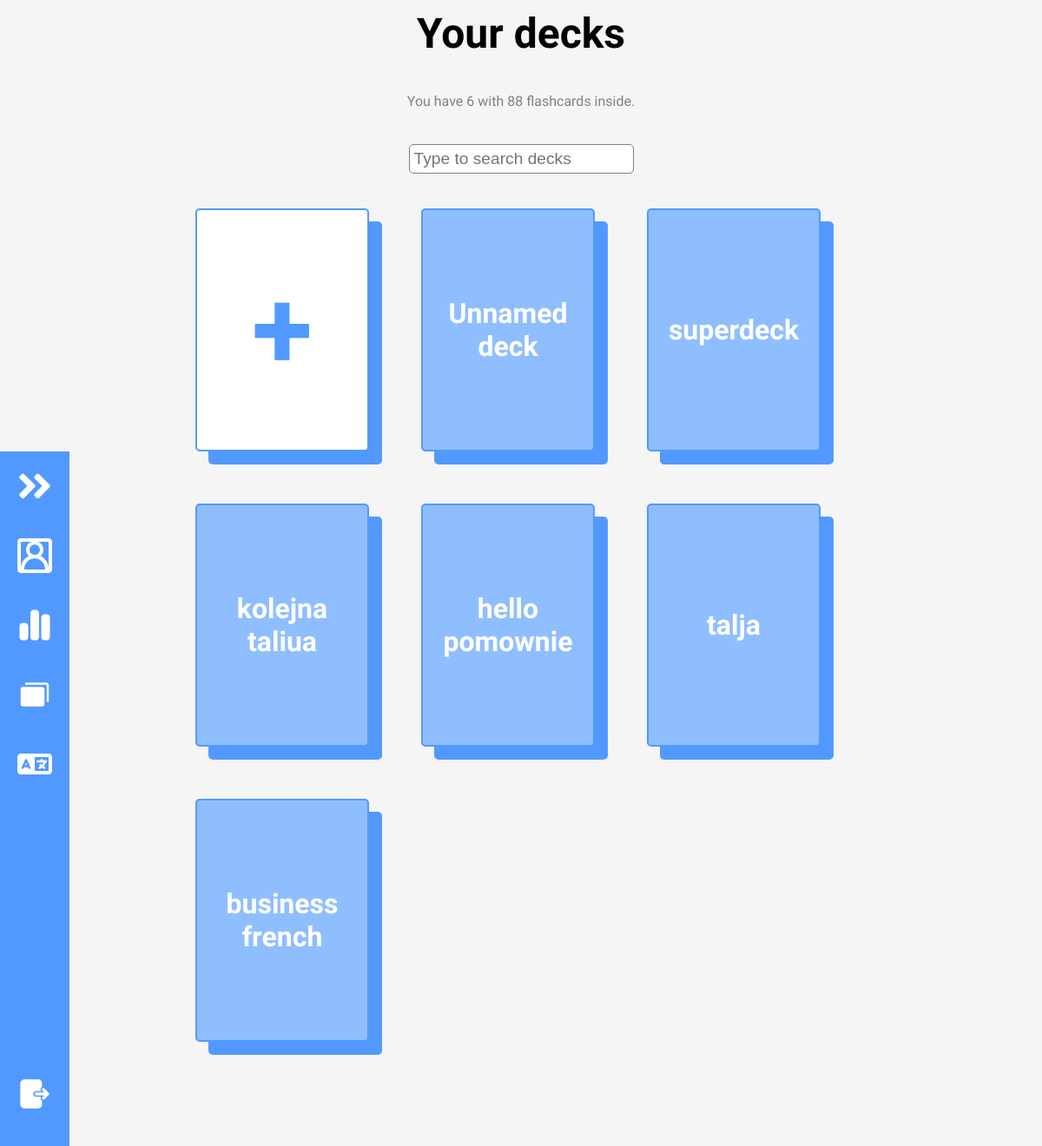
Page /decks/ (signed in) on the committed database.
### mainapp/models.py (models this page shows, shortened)
class Deck(models.Model):
    name = models.CharField(max_length=140)
    user = models.ForeignKey(User,related_name="decks",on_delete=models.CASCADE)
    description = models.CharField(max_length=300, blank=True, null=True)

### mainapp/views.py (the view)
# urls.py: urlpatterns = [path("", views.landing_page, name="landing_page"),path("translator/", views.translator, name="translator"), path("review/", views.review, name="review"), path("users/<str:user_username>
@login_required
def decks(request):
    user = request.user
    if request.method == "POST":
            new_deck_form = NewDeck(request.POST)
            if new_deck_form.is_valid():
                new_deck = new_deck_form.save(commit=False)
                new_deck.created_by = request.user
                new_deck.user = request.user
                new_deck.save()
                new_deck_form= NewDeck()
    else:
        if request.headers.get("x-requested-with") == "XMLHttpRequest":
            search_text = request.GET.get("search_text")
            filtered_decks = Deck.objects.filter(user=user, name__icontains=search_text)
            filtered_decks_names = []
            for deck in filtered_decks:
                filtered_decks_names.append(deck.name)
            return JsonResponse({"filtered_decks":filtered_decks_names})
        else:
            new_deck_form= NewDeck()
    return render(request, "mainapp/decks.html", {"user":user, "new_deck_form":new_deck_form,})

### mainapp/forms.py
class NewDeck(forms.ModelForm):
    def __init__(self, *args, **kwargs):
        super().__init__(*args, **kwargs)
        self.fields["description"].widget = forms.Textarea(attrs={'cols':70,'rows':8})
    class Meta:
        model = Deck
        fields = ["name", "description"]

### mainapp/templates/mainapp/decks.html (shortened to what this page needs)
{% extends "mainapp/user_profile.html" %}
{% load static %}
{% load widget_tweaks %}
{% block content %}
<main class="decks-main center">
    <h1>Your decks</h1>
    <p class="subtext">You have {{user.decks.all.count}} with {{user.flashcards.all.count}} flashcards inside.</p>
    <form id="deck-searchbar">
        <input type="text" id="decks-searchbar" placeholder="Type to search decks">
    </form>
    <div class="big-decks-container">
        <button id="add-deck-button" class="dark-deck center">+</button>
        {% for deck in user.decks.all %}
        {% if deck.name %}
        <a href="{% url 'mainapp:deck_details'%}?deck_name={{deck.name}}" class="dark-deck center">{{deck.name}}</a>
        {% endif %}
        {% endfor %}
    </div>
</main>
{% endblock content %}

### mainapp/static/styles.css (style rules this page uses)
:root { --MAIN-BLUE: #5299ff; --LIGHT-BLUE: #8fbeff; --MAIN-RED: #ff5252; --MAIN-GREEN: #3ad949; --LIGHTER-BLACK: #575757; --DECK-BLUE: #A3F6FE; --DECK-BLUE-2: #A3CAFE; --DECK-RED: #FEA3A3; --DECK-YELLOW: #FEE5A3; --DECK-YELLOW-2: #FEFBA3; --DECK-GREEN: #1a9f17; --DECK-GREEN-2: #A3FEA3; --DECK-ORANGE: #FEC7A3; --DECK-PURPLE: #BAA3FE; --DECK-PINK: #D7A3FE; --DECK-PINK-2: #FDA3FE; --DECK-AQUA: #A3FEDD; --MAIN-FONT: Gabarito; --PAGE-WIDTH: 1400px; }
* { margin: 0; padding: 0; box-sizing: border-box; }
html { scroll-behavior: smooth; }
body { background-color: whitesmoke; justify-content: space-between; flex-direction: column; min-height: 100vh; display: flex; align-items: center; font-family: var(--MAIN-FONT); }
main { flex-direction: column; }
.center { display: flex; justify-content: center; align-items: center; text-align: center; }
.subtext { color: grey; }
a { text-decoration: none; color: black; transition: all 0.1s ease; }
button { background-color: transparent; border: none; cursor: pointer; font-family: var(--MAIN-FONT); }
h1 { font-family: var(--MAIN-FONT); font-size: 3rem; }
.center { display: flex; justify-content: center; align-items: center; }
main { flex-direction: column; min-width: 100%; }
.decks-main { gap: 20px; margin-top: 10px; }
.decks-main form { min-width: 300px; }
#decks-searchbar, #cards-searchbar { border-radius: 5px; font-size: 1.2em; padding: 5px; border: 1px solid gray; }
.decks-container, .big-decks-container { display: grid; grid-template-columns: repeat(2, 1fr); gap: 20px; margin-bottom: 30px; }
.big-decks-container button { background-color: white; color: var(--MAIN-BLUE); }
.decks-container button, .dark-deck, .light-deck { width: 100px; height: 140px; border: 2px solid var(--MAIN-BLUE); border-radius: 5px; font-weight: bold; overflow: auto; padding: 0 10px; box-shadow: 10px 10px var(--MAIN-BLUE); }
.dark-deck { background-color: var(--LIGHT-BLUE); color: white; }
form { display: flex; flex-direction: column; align-items: center; }
@media screen and (min-width:1000px) { .decks-main { gap: 40px; } }
@media screen and (min-width:1000px) { .decks-container, .big-decks-container { grid-template-columns: repeat(3, 1fr); margin-right: 30px; } }
@media screen and (min-width:1000px) { .big-decks-container { gap: 60px; margin-bottom: 120px; } }
@media screen and (min-width:1000px) { .dark-deck, .decks-container button, .big-decks-container button { width: 200px; height: 280px; box-shadow: 15px 15px var(--MAIN-BLUE); } }
@media screen and (min-width:1000px) { .dark-deck { font-size: 2em; } }
@media screen and (min-width:1000px) { .decks-container button, .big-decks-container button { font-size: 8em; } }

### rows in the picture
Deck: name "Unnamed deck"
Deck: name "superdeck"
Deck: name "kolejna taliua"
Deck: name "hello pomownie"
Deck: name "talja"
Deck: name "business french"

### other values in the picture
{{ user.decks.all.count }} "6"
{{ user.flashcards.all.count }} "88"
